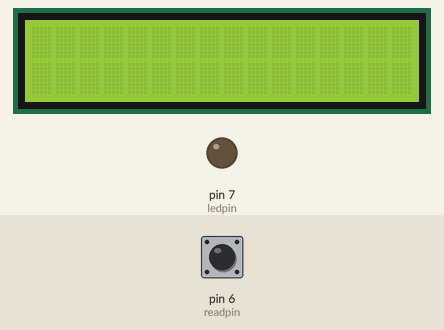
Recording of a sketch running on a simulated Arduino Uno, built with avr-gcc and run on an emulated ATmega328P. On the bench: 16×2 character LCD, output pins drawn as LEDs (lit = HIGH). Inputs (shaded band) come from the test bench; at power-on: pin 6 (readpin) LOW.

Above: at 1.2 s.
1.3 s: pin 6 (readpin) driven HIGH
At 2.1 s:
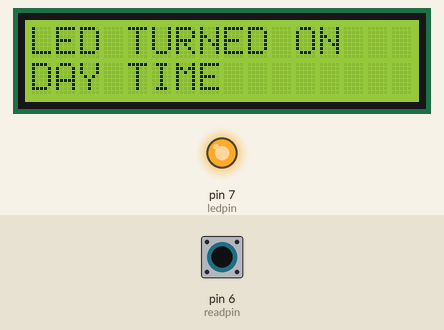
2.8 s: pin 6 (readpin) pulsed LOW 5 times (0.12 s each, 0.3 s apart)
At 5.0 s:
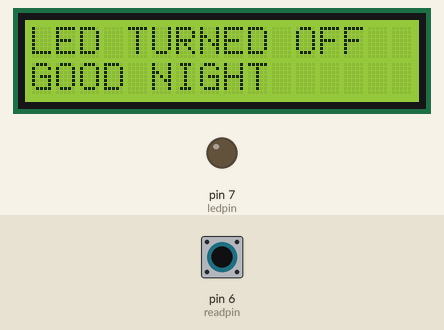
Timing chart, 0 to 6.5 s (numbered marks = the images above; inputs shaded):
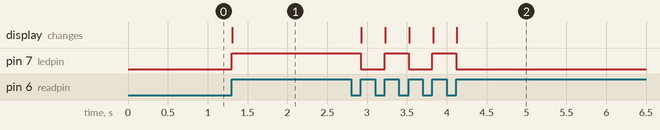

Measured:
- after the input at 1.3 s, pin 7 (ledpin): LOW → HIGH at once; the display: changes at once (image 1)
- after the input at 2.8 s, pin 7 (ledpin): alternates HIGH for 0.30 s and LOW for 0.30 s, 5 changes in all, then stays LOW, starting after 0.12 s; the display: changes after 0.13 s (image 2)

The sketch:

Pusbutton_Toggle_Switch.ino
```cpp
//Pushbutton is used as Toggle Switch using this program and state of LED is displayed on LCD.


#include<LiquidCrystal.h>
LiquidCrystal LCD(8,9,10,11,12,13);           //LCD initialization
int readpin=6;                                //pin to read state from button
int BUTTONSTATENEW;
int BUTTONSTATEOLD=0;                         //initial button state
int LEDSTATE=0;                               //initial LED State
int ledpin=7;                                 //pin connected to led


void setup() {
  // put your setup code here, to run once:
LCD.begin(16,2);
LCD.setCursor(0,0);
Serial.begin(9600);
pinMode(ledpin,OUTPUT);
pinMode(readpin,INPUT);
}

void loop() {
  // put your main code here, to run repeatedly:
BUTTONSTATENEW=digitalRead(readpin);

if(BUTTONSTATEOLD==0 && BUTTONSTATENEW==1)                   //condition for toggling
  {
    if(LEDSTATE==0)
    {
      digitalWrite(ledpin,HIGH);
      LEDSTATE=1;
      LCD.setCursor(0,0);
      LCD.print("                ");
      LCD.setCursor(0,0);
      LCD.print("LED TURNED ON");
      LCD.setCursor(0,1);
      LCD.print("                ");
      LCD.setCursor(0,1);
      LCD.print("DAY TIME");
    }
    else
    {
      digitalWrite(ledpin,LOW);
      LEDSTATE=0;
       LCD.setCursor(0,0);
      LCD.print("                ");
      LCD.setCursor(0,0);
      LCD.print("LED TURNED OFF");
      LCD.setCursor(0,1);
      LCD.print("                ");
      LCD.setCursor(0,1);
      LCD.print("GOOD NIGHT");


    }

  }
  BUTTONSTATEOLD=BUTTONSTATENEW;
}
```
